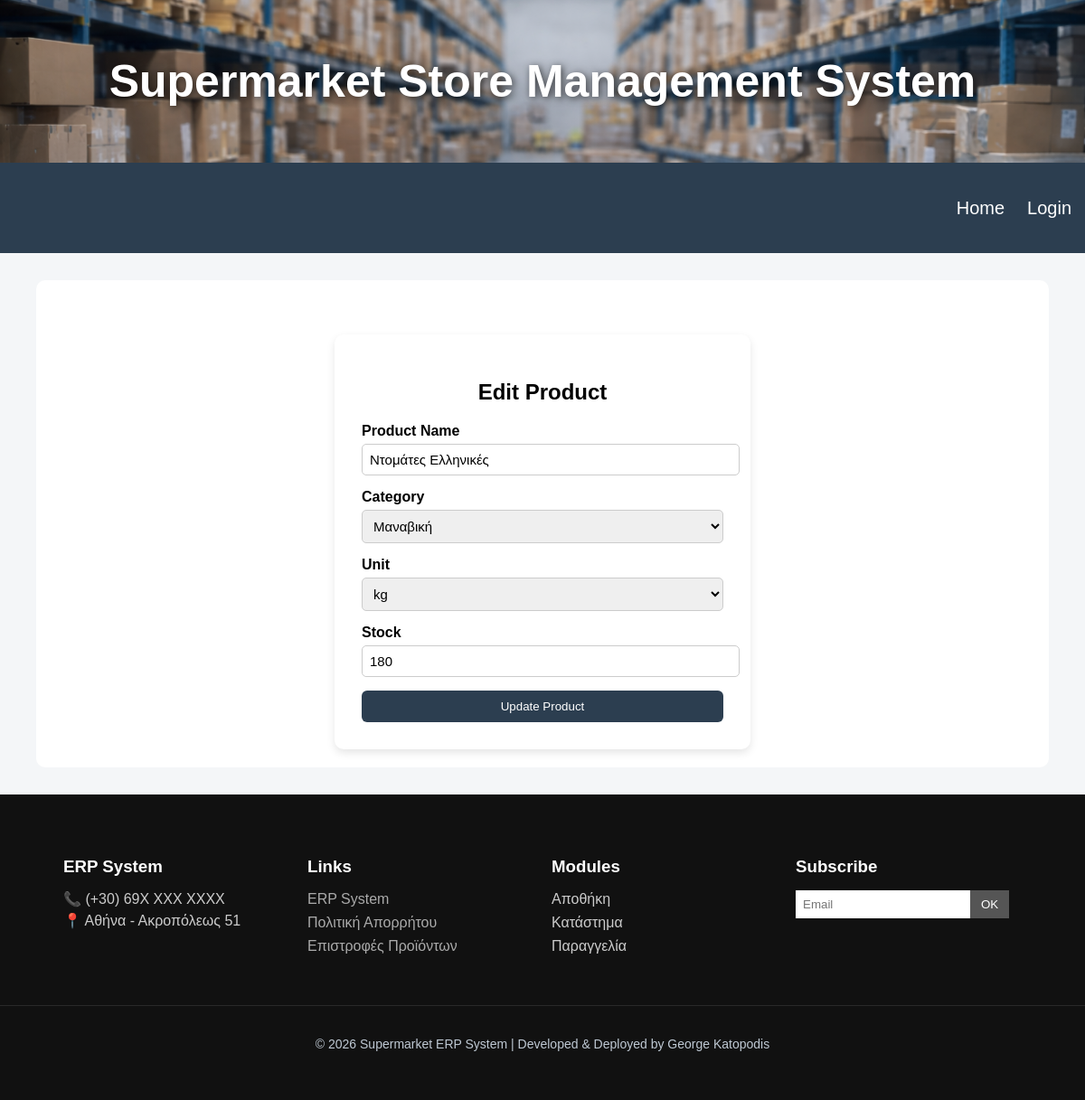
Screenshot of /edit_product/1 with the database file from the repository.
### tables this page shows
CREATE TABLE products (
    product_id INTEGER PRIMARY KEY AUTOINCREMENT,
    product_name VARCHAR(100) NOT NULL,
    product_category VARCHAR(50) NOT NULL,
    product_price REAL NOT NULL
, product_unit TEXT, is_active INTEGER DEFAULT 1);

CREATE TABLE warehouse_stock (
    warehouse_stock_id INTEGER PRIMARY KEY AUTOINCREMENT,
    product_id INTEGER NOT NULL,
    quantity INTEGER NOT NULL,
    FOREIGN KEY (product_id) REFERENCES products(product_id)
);

### app.py (the view, shortened to what this page needs)
@app.route("/edit_product/<int:product_id>", methods=["GET", "POST"])
def edit_product(product_id):
    conn = get_db_connection()
    product = conn.execute("""
        SELECT p.*, w.quantity
        FROM products p
        JOIN warehouse_stock w ON p.product_id = w.product_id
        WHERE p.product_id=?
    """, (product_id,)).fetchone()
    conn.close()
    return render_template("edit_product.html", product=product)

### app.py (called while the page is built)
def get_db_connection():
    connection = sqlite3.connect(DATABASE_PATH)
    connection.row_factory = sqlite3.Row
    return connection

### templates/edit_product.html (shortened to what this page needs)
{% extends "base.html" %}
{% block extra_css %}
    <link rel="stylesheet" href="{{ url_for('static', filename='forms.css') }}">
{% endblock %}
{% block content %}
<div class="form-container">
    <div class="form-box">
        <h2>Edit Product</h2>
        <form method="post">
            <div class="form-group">
                <label>Product Name</label>
                <input type="text" name="product_name" value="{{ product['product_name'] }}">
            </div>
            <div class="form-group">
                <label>Category</label>
                <select name="category">
                    <option value="Μαναβική" {% if product['product_category']=="Μαναβική" %}selected{% endif %}>Μαναβική</option>
                </select>
            </div>
            <div class="form-group">
                <label>Unit</label>
                <select name="unit">
                    <option value="kg" {% if product['product_unit']=="kg" %}selected{% endif %}>kg</option>
                </select>
            </div>
            <div class="form-group">
                <label>Stock</label>
                <input type="number" name="quantity" value="{{ product['quantity'] }}">
            </div>
            <button type="submit" class="btn">Update Product</button>
        </form>
    </div>
</div>
{% endblock %}

### static/style.css (style rules this page uses)
body { font-family: 'Gill Sans', 'Gill Sans MT', Calibri, 'Trebuchet MS', sans-serif; margin: 0; background-color: #f4f6f8; min-height: 100vh; display: flex; flex-direction: column; }

### static/admin.css (style rules this page uses)
.form-group { margin-bottom: 20px; }
.form-group input, .form-group select { width: 100%; padding: 12px; border-radius: 8px; border: 1px solid #ccc; font-size: 15px; }

### static/forms.css (style rules this page uses)
.form-container { display: flex; justify-content: center; align-items: center; margin-top: 40px; }
.form-box { background: white; padding: 30px; border-radius: 10px; width: 400px; box-shadow: 0 4px 10px rgba(0,0,0,0.1); }
.form-box h2 { text-align: center; margin-bottom: 20px; }
.form-group { margin-bottom: 15px; }
.form-group label { display: block; margin-bottom: 5px; font-weight: bold; }
.form-group input, .form-group select { width: 100%; padding: 8px; border-radius: 5px; border: 1px solid #ccc; }
.btn { width: 100%; padding: 10px; background-color: #2c3e50; color: white; border: none; border-radius: 6px; cursor: pointer; }

### rows the page displays
products: product_name "Ντομάτες Ελληνικές", category "Μαναβική", unit "kg"
warehouse_stock: quantity "180"
